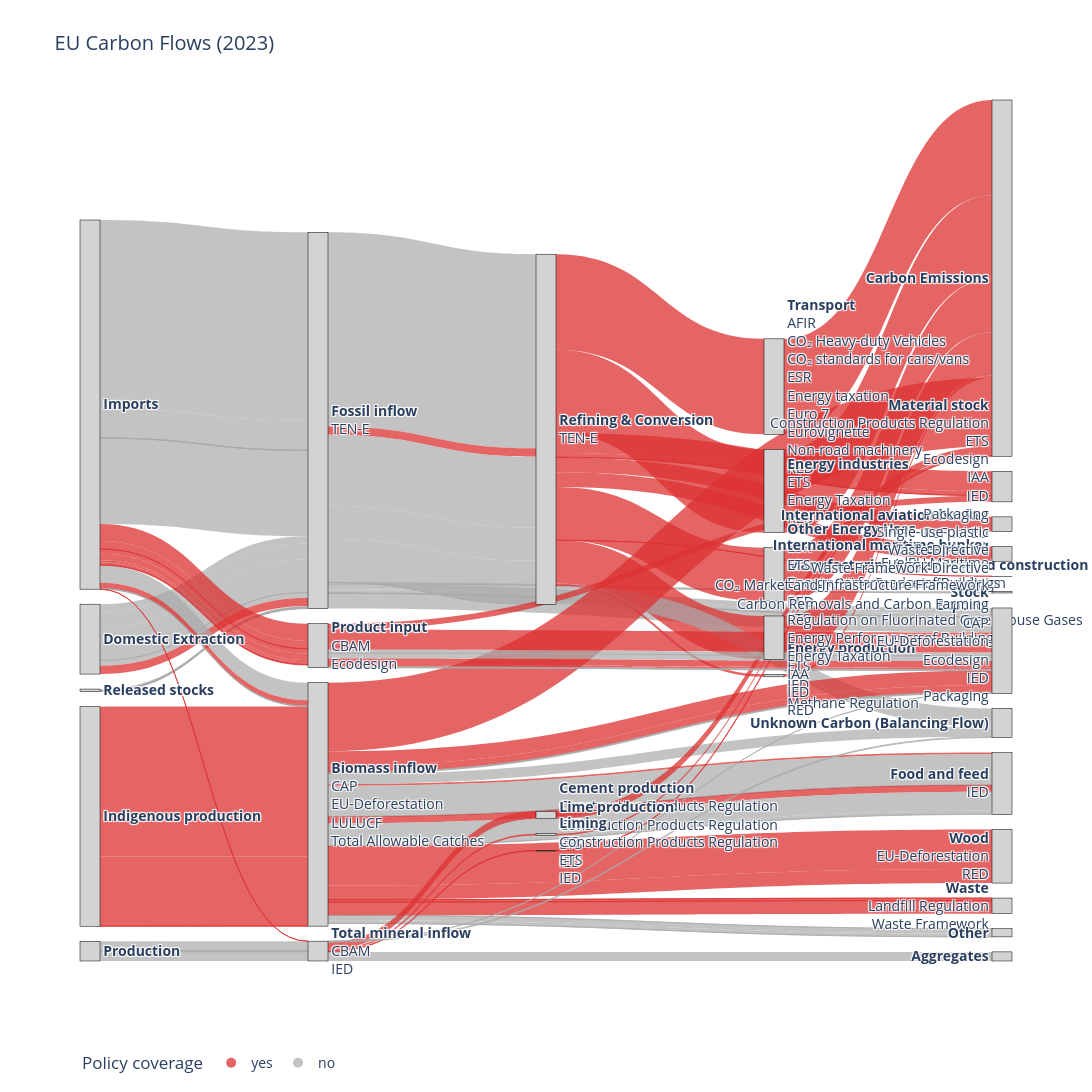

The code cell stored with this chart in its notebook:
### Code cell
# Load the CSV
df_combined = pd.read_csv("/Users/charlottewestenberg/Thesis/00data/from_excel/total sankey - policy cov.csv")

# create unique node list
all_nodes = pd.concat([df_combined["Source"], df_combined["Target"]]).unique()
node_dict = {node: i for i, node in enumerate(all_nodes)}

# map to numeric IDs
df_combined["source_id"] = df_combined["Source"].map(node_dict)
df_combined["target_id"] = df_combined["Target"].map(node_dict)

policy_colors = {
    "yes":   "rgba(220, 50, 50, 0.75)",  # bright red for emissions
    "no":            "rgba(170, 170, 170, 0.7)",   # neutral grey (for mixed/uncategorized)
}

df_combined["color"] = df_combined["policy_cov"].map(policy_colors).fillna("rgba(200,200,200,0.4)")

#calculate outflows per source and target nodes
source_totals = df_combined.groupby("Source")["Value_tC"].sum()
node_inflow = df_combined.groupby("Target")["Value_tC"].sum()

#group policies per node instead of flow
from collections import defaultdict
node_policies = defaultdict(set)

for _, row in df_combined.iterrows():
    if pd.notna(row["policy_name"]):
        policies = str(row["policy_name"]).split(",")
        policies = [p.strip() for p in policies if p.strip()]
        for policy in policies:
            node_policies[row["Target"]].add(policy)

excluded_node = "Carbon Emissions"

labels_with_values = []
for node in all_nodes:
    policies = node_policies.get(node, set())
    
    if node == excluded_node:
        labels_with_values.append(f"<b>{node}</b>")
        continue

    if policies:
        policy_text = "<br>".join(sorted(policies))
        labels_with_values.append(f"<b>{node}</b><br>{policy_text}")
    else:
        labels_with_values.append(f"<b>{node}</b>")

fig = go.Figure(data=[go.Sankey(
    
    node=dict(
        pad=15,
        thickness=20,
        line=dict(color="black", width=0.5),
        label=labels_with_values,
        color="lightgrey"
    ),

    link=dict(
        source=df_combined["source_id"],
        target=df_combined["target_id"],
        value=df_combined["Value_tC"],
        color=df_combined["color"]
    )
)])

for policy, color in policy_colors.items():
    fig.add_trace(go.Scatter(
        x=[None],
        y=[None],
        mode='markers',
        marker=dict(size=10, color=color),
        legendgroup=policy,
        showlegend=True,
        name=policy
    ))

fig.update_layout(
    title_text="EU Carbon Flows (2023)",
    font_size=14,
    width=1500,
    height=1400,
    showlegend=True,
    legend=dict(
        title="Policy coverage",
        orientation="h",
        y=-0.1
    ),
    xaxis=dict(visible=False),
    yaxis=dict(visible=False),
    plot_bgcolor="white",
    paper_bgcolor="white"
)

fig.show()

### Figure 1 — Plotly figure (JSON) as saved in the notebook; plotly's stock layout.template omitted (floating-point values rounded to 4 significant figures)
{"data": [{"link": {"color": ["rgba(170, 170, 170, 0.7)", "rgba(170, 170, 170, 0.7)", "rgba(170, 170, 170, 0.7)", "rgba(170, 170, 170, 0.7)", "rgba(170, 170, 170, 0.7)", "rgba(170, 170, 170, 0.7)", "rgba(170, 170, 170, 0.7)", "rgba(170, 170, 170, 0.7)", "rgba(170, 170, 170, 0.7)", "rgba(170, 170, 170, 0.7)", "rgba(220, 50, 50, 0.75)", "rgba(170, 170, 170, 0.7)", "rgba(170, 170, 170, 0.7)", "rgba(170, 170, 170, 0.7)", "rgba(170, 170, 170, 0.7)", "rgba(170, 170, 170, 0.7)", "rgba(170, 170, 170, 0.7)", "rgba(170, 170, 170, 0.7)", "rgba(170, 170, 170, 0.7)", "rgba(170, 170, 170, 0.7)", "rgba(170, 170, 170, 0.7)", "rgba(170, 170, 170, 0.7)", "rgba(170, 170, 170, 0.7)", "rgba(220, 50, 50, 0.75)", "rgba(170, 170, 170, 0.7)", "rgba(170, 170, 170, 0.7)", "rgba(170, 170, 170, 0.7)", "rgba(170, 170, 170, 0.7)", "rgba(220, 50, 50, 0.75)", "rgba(220, 50, 50, 0.75)", "rgba(220, 50, 50, 0.75)", "rgba(220, 50, 50, 0.75)", "rgba(220, 50, 50, 0.75)", "rgba(220, 50, 50, 0.75)", "rgba(220, 50, 50, 0.75)", "rgba(220, 50, 50, 0.75)", "rgba(220, 50, 50, 0.75)", "rgba(220, 50, 50, 0.75)", "rgba(220, 50, 50, 0.75)", "rgba(220, 50, 50, 0.75)", "rgba(220, 50, 50, 0.75)", "rgba(220, 50, 50, 0.75)", "rgba(220, 50, 50, 0.75)", "rgba(220, 50, 50, 0.75)", "rgba(170, 170, 170, 0.7)", "rgba(220, 50, 50, 0.75)", "rgba(220, 50, 50, 0.75)", "rgba(220, 50, 50, 0.75)", "rgba(170, 170, 170, 0.7)", "rgba(220, 50, 50, 0.75)", "rgba(170, 170, 170, 0.7)", "rgba(170, 170, 170, 0.7)", "rgba(220, 50, 50, 0.75)", "rgba(220, 50, 50, 0.75)", "rgba(220, 50, 50, 0.75)", "rgba(170, 170, 170, 0.7)", "rgba(170, 170, 170, 0.7)", "rgba(220, 50, 50, 0.75)", "rgba(220, 50, 50, 0.75)", "rgba(170, 170, 170, 0.7)", "rgba(170, 170, 170, 0.7)", "rgba(170, 170, 170, 0.7)", "rgba(220, 50, 50, 0.75)", "rgba(170, 170, 170, 0.7)", "rgba(170, 170, 170, 0.7)", "rgba(170, 170, 170, 0.7)", "rgba(220, 50, 50, 0.75)", "rgba(220, 50, 50, 0.75)", "rgba(220, 50, 50, 0.75)", "rgba(170, 170, 170, 0.7)", "rgba(170, 170, 170, 0.7)", "rgba(170, 170, 170, 0.7)", "rgba(170, 170, 170, 0.7)", "rgba(220, 50, 50, 0.75)", "rgba(220, 50, 50, 0.75)", "rgba(220, 50, 50, 0.75)", "rgba(220, 50, 50, 0.75)", "rgba(170, 170, 170, 0.7)", "rgba(170, 170, 170, 0.7)", "rgba(170, 170, 170, 0.7)", "rgba(170, 170, 170, 0.7)", "rgba(170, 170, 170, 0.7)", "rgba(220, 50, 50, 0.75)", "rgba(220, 50, 50, 0.75)", "rgba(220, 50, 50, 0.75)", "rgba(220, 50, 50, 0.75)", "rgba(170, 170, 170, 0.7)", "rgba(170, 170, 170, 0.7)", "rgba(220, 50, 50, 0.75)", "rgba(220, 50, 50, 0.75)", "rgba(220, 50, 50, 0.75)", "rgba(170, 170, 170, 0.7)", "rgba(220, 50, 50, 0.75)", "rgba(220, 50, 50, 0.75)", "rgba(220, 50, 50, 0.75)", "rgba(220, 50, 50, 0.75)", "rgba(220, 50, 50, 0.75)", "rgba(220, 50, 50, 0.75)", "rgba(220, 50, 50, 0.75)", "rgba(170, 170, 170, 0.7)", "rgba(170, 170, 170, 0.7)", "rgba(170, 170, 170, 0.7)", "rgba(220, 50, 50, 0.75)", "rgba(220, 50, 50, 0.75)", "rgba(170, 170, 170, 0.7)", "rgba(170, 170, 170, 0.7)", "rgba(220, 50, 50, 0.75)"], "source": [0, 0, 0, 0, 0, 1, 1, 1, 1, 1, 1, 2, 2, 2, 2, 2, 3, 3, 3, 3, 2, 2, 2, 2, 2, 2, 2, 2, 4, 4, 4, 4, 4, 4, 4, 4, 5, 6, 7, 8, 9, 4, 4, 4, 4, 10, 10, 10, 0, 0, 0, 0, 0, 11, 11, 11, 11, 12, 11, 11, 11, 11, 11, 11, 11, 11, 11, 11, 11, 11, 11, 11, 11, 11, 11, 11, 11, 11, 13, 13, 13, 13, 0, 14, 14, 14, 14, 14, 15, 16, 17, 14, 0, 0, 0, 0, 0, 0, 0, 12, 12, 12, 12, 12, 12, 12, 12], "target": [2, 2, 2, 2, 2, 2, 2, 2, 2, 2, 2, 18, 18, 18, 18, 18, 2, 2, 2, 2, 19, 19, 4, 4, 4, 4, 4, 4, 5, 6, 7, 8, 9, 20, 21, 22, 23, 23, 23, 23, 23, 24, 24, 24, 25, 11, 11, 11, 11, 11, 11, 11, 12, 18, 18, 18, 18, 18, 26, 26, 26, 26, 26, 26, 26, 26, 27, 27, 27, 28, 28, 28, 28, 23, 29, 29, 27, 25, 14, 14, 14, 14, 14, 15, 16, 17, 30, 18, 23, 23, 23, 25, 12, 12, 12, 12, 12, 12, 12, 18, 18, 18, 18, 18, 18, 18, 24], "value": [420500000.0, 66170000.0, 516500.0, 22480.0, 191600000.0, 16120000.0, 35600000.0, 73770000.0, 538800.0, 11340000.0, 18750000.0, 12190000.0, 7369000.0, 892100.0, 8079.0, 34310000.0, 2506000.0, 830400.0, 1157000.0, 1262000.0, 3420000.0, 442300.0, 433500000.0, 18750000.0, 158300000.0, 74230000.0, 96910000.0, 110900.0, 5595000.0, 213300000.0, 96750000.0, 186200000.0, 119100000.0, 32930000.0, 32660000.0, 14000.0, 5595000.0, 213300000.0, 96750000.0, 186200000.0, 119100000.0, 44460000.0, 9365000.0, 911500.0, 40820000.0, 335200000.0, 154800000.0, 575000.0, 39370000.0, 12500000.0, 707400.0, 680800.0, 38400000.0, 32500000.0, 16310000.0, 227900.0, 1997000.0, 44430000.0, 3693000.0, 68410000.0, 369600.0, 191400.0, 15000000.0, 42010000.0, 7208000.0, 1328000.0, 129500.0, 5258000.0, 19930.0, 510000.0, 10930000.0, 6991000.0, 2860.0, 153100000.0, 88420000.0, 31370000.0, 29350000.0, 22470000.0, 21080000.0, 731900.0, 1943000.0, 20360000.0, 224800.0, 16520000.0, 3854000.0, 1404000.0, 20360000.0, 272000.0, 16520000.0, 3854000.0, 1404000.0, 1927000.0, 17580000.0, 184700.0, 10200000.0, 15050000.0, 4831000.0, 4797000.0, 1245000.0, 7479000.0, 546100.0, 11470000.0, 14640000.0, 3931000.0, 1843000.0, 370600.0, 13620000.0]}, "node": {"color": "lightgrey", "label": ["<b>Imports</b>", "<b>Domestic Extraction</b>", "<b>Fossil inflow</b><br>TEN-E", "<b>Released stocks</b>", "<b>Refining & Conversion</b><br>TEN-E", "<b>Energy production</b><br>ETS<br>IED<br>Methane Regulation", "<b>Transport</b><br>AFIR<br>CO₂ Heavy-duty Vehicles<br>CO₂ standards for cars/vans<br>ESR<br>Energy taxation<br>Euro 7<br>Eurovignette<br>Non-road machinery<br>RED", "<b>Manufacturing industries and construction</b><br>Construction Products Regulation<br>ESR<br>ETS<br>Energy Performance of Buildings<br>Energy Taxation<br>IAA<br>IED<br>RED", "<b>Energy industries</b><br>ETS<br>Energy Taxation<br>RED", "<b>Other Energy Uses</b><br>ESR<br>ETS<br>Energy Performance of Buildings<br>RED<br>Regulation on Fluorinated Greenhouse Gases", "<b>Indigenous production</b>", "<b>Biomass inflow</b><br>CAP<br>EU-Deforestation<br>LULUCF<br>Total Allowable Catches", "<b>Product input</b><br>CBAM<br>Ecodesign", "<b>Production</b>", "<b>Total mineral inflow</b><br>CBAM<br>IED", "<b>Cement production</b><br>Construction Products Regulation<br>ETS<br>IED", "<b>Lime production</b><br>Construction Products Regulation<br>ETS<br>IED", "<b>Liming</b><br>Construction Products Regulation<br>ETS<br>IED", "<b>Exports</b><br>CAP<br>EU-Deforestation<br>Ecodesign<br>IED<br>Packaging", "<b>Stock</b>", "<b>International aviation bunker</b><br>ReFuel EU", "<b>International maritime bunker</b><br>FuelEU Maritime", "<b>CO2 captured</b><br>CCS Directive<br>CO₂ Market and Infrastructure Framework<br>Carbon Removals and Carbon Farming", "<b>Carbon Emissions</b>", "<b>Material stock</b><br>Construction Products Regulation<br>ETS<br>Ecodesign<br>IAA<br>IED<br>Packaging<br>Single-use plastic<br>Waste Directive<br>Waste Framework Directive", "<b>Unknown Carbon (Balancing Flow)</b>", "<b>Food and feed</b><br>IED", "<b>Waste</b><br>Landfill Regulation<br>Waste Framework", "<b>Other</b>", "<b>Wood</b><br>EU-Deforestation<br>RED", "<b>Aggregates</b>"], "line": {"color": "black", "width": 0.5}, "pad": 15, "thickness": 20}, "type": "sankey"}, {"legendgroup": "yes", "marker": {"color": "rgba(220, 50, 50, 0.75)", "size": 10}, "mode": "markers", "name": "yes", "showlegend": true, "type": "scatter", "x": [null], "y": [null]}, {"legendgroup": "no", "marker": {"color": "rgba(170, 170, 170, 0.7)", "size": 10}, "mode": "markers", "name": "no", "showlegend": true, "type": "scatter", "x": [null], "y": [null]}], "layout": {"font": {"size": 14}, "height": 1400, "legend": {"orientation": "h", "title": {"text": "Policy coverage"}, "y": -0.1}, "paper_bgcolor": "white", "plot_bgcolor": "white", "showlegend": true, "title": {"text": "EU Carbon Flows (2023)"}, "width": 1500, "xaxis": {"visible": false}, "yaxis": {"visible": false}}}
